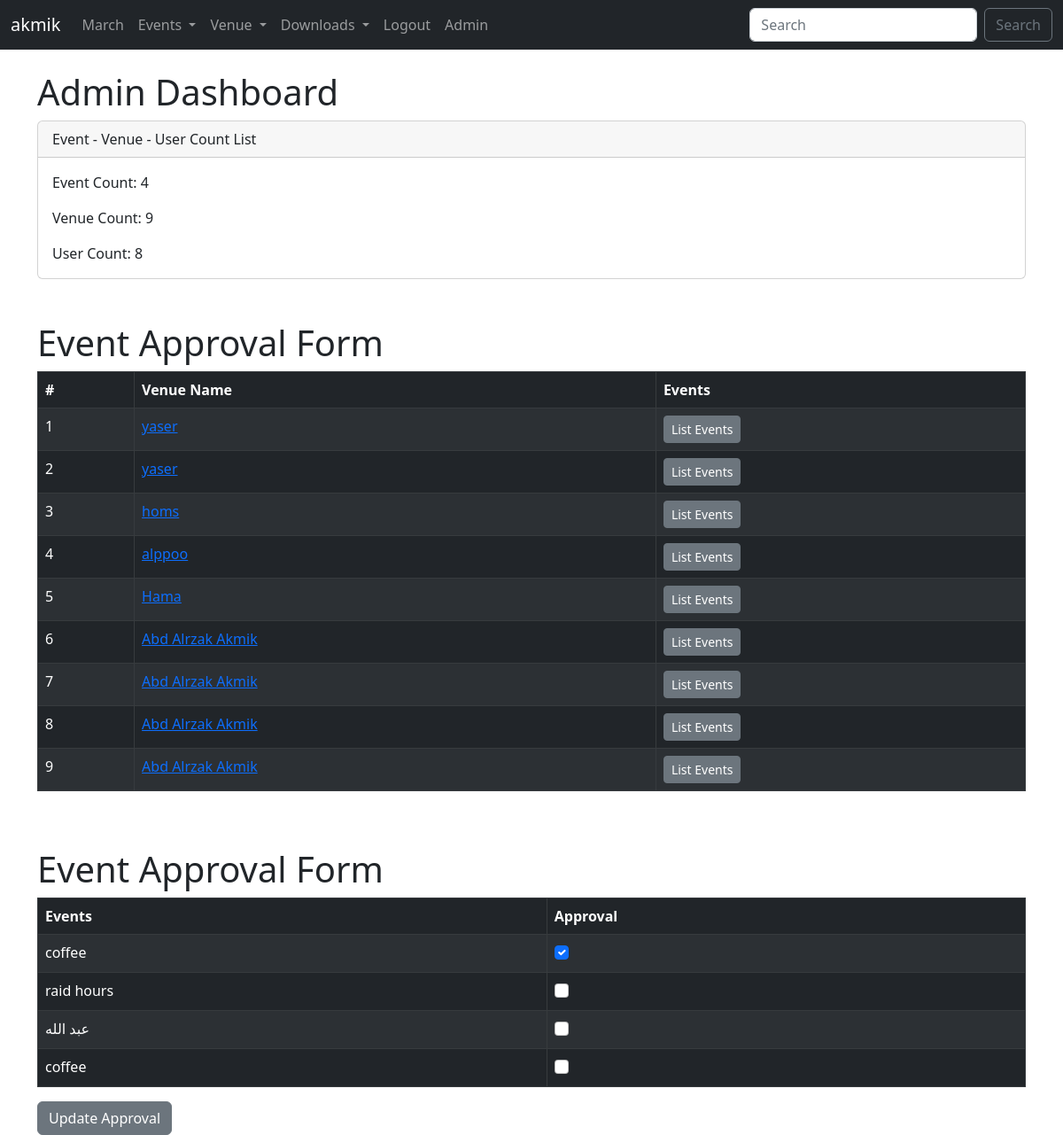
Before: /admin_approval/ (signed in) with the older database file.
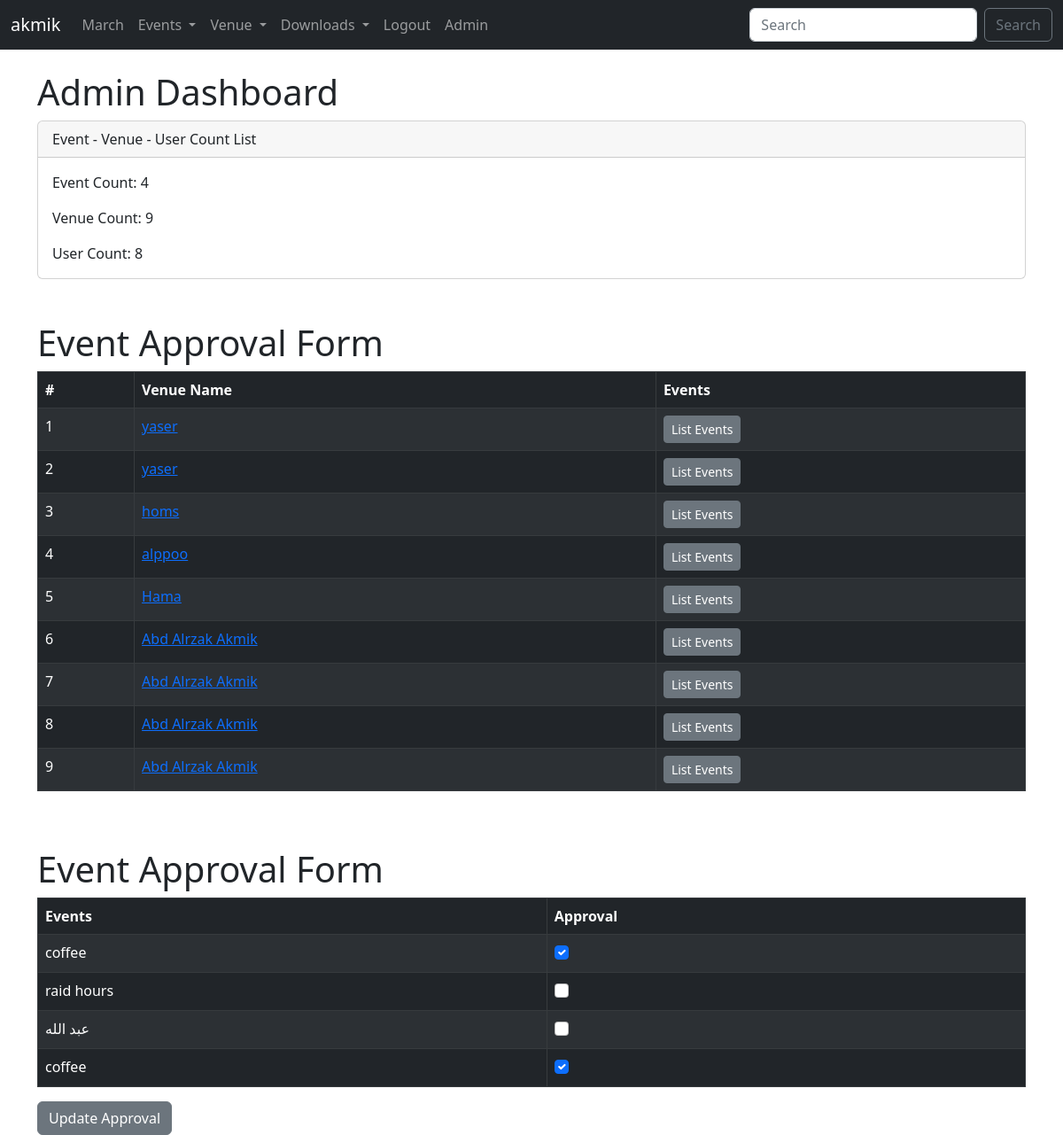
After: the same page with the newer database file.
### events/models.py (models this page shows, shortened)
class Event(models.Model):
	name = models.CharField("Event Name", max_length = 120)
	event_date = models.DateTimeField("Event Date")
	venue = models.ForeignKey(Venue, blank=True,null=True,on_delete=models.CASCADE)
	manager = models.ForeignKey(User, blank = True, null = True, on_delete = models.SET_NULL)
	attendees = models.ManyToManyField(MyClubUser, blank=True)
	description = models.TextField(blank=True)
	approved = models.BooleanField('Approved', default=False)

### events/views.py (the view)
# urls.py: path('admin_approval/', views.admin_approval, name = "admin_approval"),
def admin_approval(request):
	venue_list = Venue.objects.all()
	event_count = Event.objects.all().count()
	venue_count = Venue.objects.all().count()
	user_count = User.objects.all().count()
	event_list = Event.objects.all().order_by('-event_date')
	if request.user.is_superuser:
		if request.method == 'POST':
			id_list = request.POST.getlist('boxes') # boxes is name of checkbox in admin_approval.html
			event_list.update(approved=False)
			for x in id_list:
				Event.objects.filter(pk=int(x)).update(approved=True)
			messages.success(request, ("Event List Approval Has been Approvaled"))
			return redirect('events:list_events')
		else:
			return render(request, 'events/admin_approval.html', {
				'event_list' : event_list,
				'event_count' : event_count,
				'venue_count' : venue_count,
				'user_count' : user_count,
				'venue_list' : venue_list,
				})
	else:
		messages.success(request, ("You aren't authorized to view this page!"))
		return redirect('events:home')
	return render(request, 'events/admin_approval.html', {
		})

### events/models.py (called while the page is built)
	def __str__(self):
		return self.name

### events/templates/events/admin_approval.html (shortened to what this page needs)
{% extends 'events/layout.html' %}
{% block body %}
<form action="" method="POST">
<h1> Admin Dashboard </h1>
<div class="card">
  <div class="card-header">Event - Venue - User Count List</div>
  <div class="card-body">
  	  <p class="card-text"> Event Count: {{ event_count }}</p>
  	  <p class="card-text"> Venue Count: {{ venue_count }}</p>
  	  <p class="card-text"> User Count: {{ user_count }}</p>
  </div>
</div>
<br><br>
<h1> Event Approval Form</h1>
<table class="table table-striped table-dark table-hover table-bordered">
	<thead>
		<tr>
			<th scope="col">#</th>
			<th scope="col">Venue Name</th>
			<th scope="col">Events</th>
		</tr>
	</thead>
	<tbody>
	{% for venue in venue_list %}
		<tr>
			<td>
				{{forloop.counter}}
			</td>
			<td>
				<a href="{% url 'events:show_venue' venue.id %}">{{ venue }} </a>
			</td>
			<td>
				<a class="btn btn-sm btn-secondary" href="{% url 'events:venue_events' venue.id %}">List Events</a>
			</td>
		</tr>
	{% endfor %}
	</tbody>
</table>
<br><br>
<h1> Event Approval Form</h1>
<table class="table table-striped table-dark table-hover table-bordered">
	<thead>
		<tr>
			<th scope="col">Events</th>
			<th scope="col">Approval</th>
		</tr>
	</thead>
	<tbody>
	{% for event in event_list %}
		<tr>
			<td> {{ event.name }} </td>
			<td>
				{% if event.approved %}
				<div class="form-check">
					<input class="form-check-input" type="checkbox" checked='checked' value={{event.id}} name="boxes">
				</div>
				{% else %}
				<div class="form-check">
					<input class="form-check-input" type="checkbox" value={{event.id}} name="boxes">
				</div>
				{% endif %}
			</td>
		</tr>
	{% endfor %}
	</tbody>
</table>
<button class="btn btn-secondary" type="submit">Update Approval</button>
</form>
{% endblock %}

Changed rows visible on the page:
changed Event (number 4 of 4 on the later page): approved False → True (drawn); boxes "☐" → "☑"
